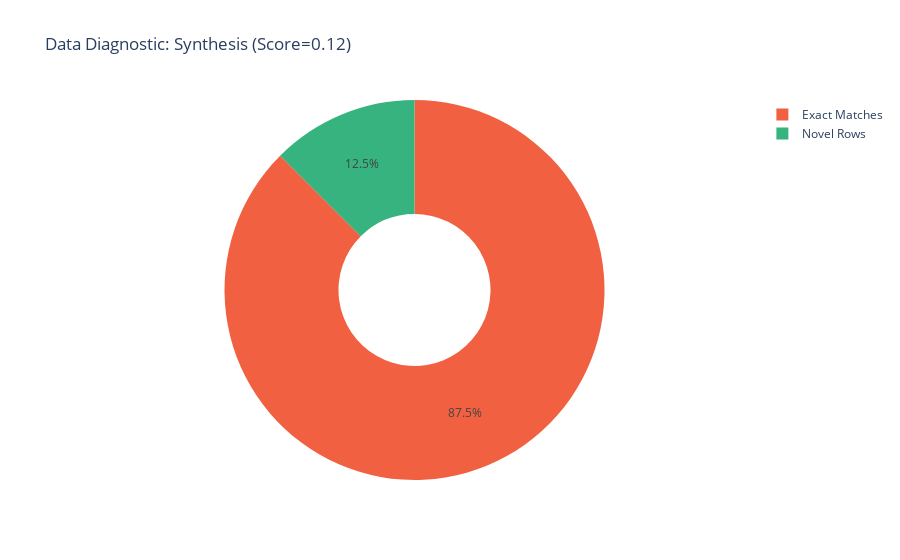
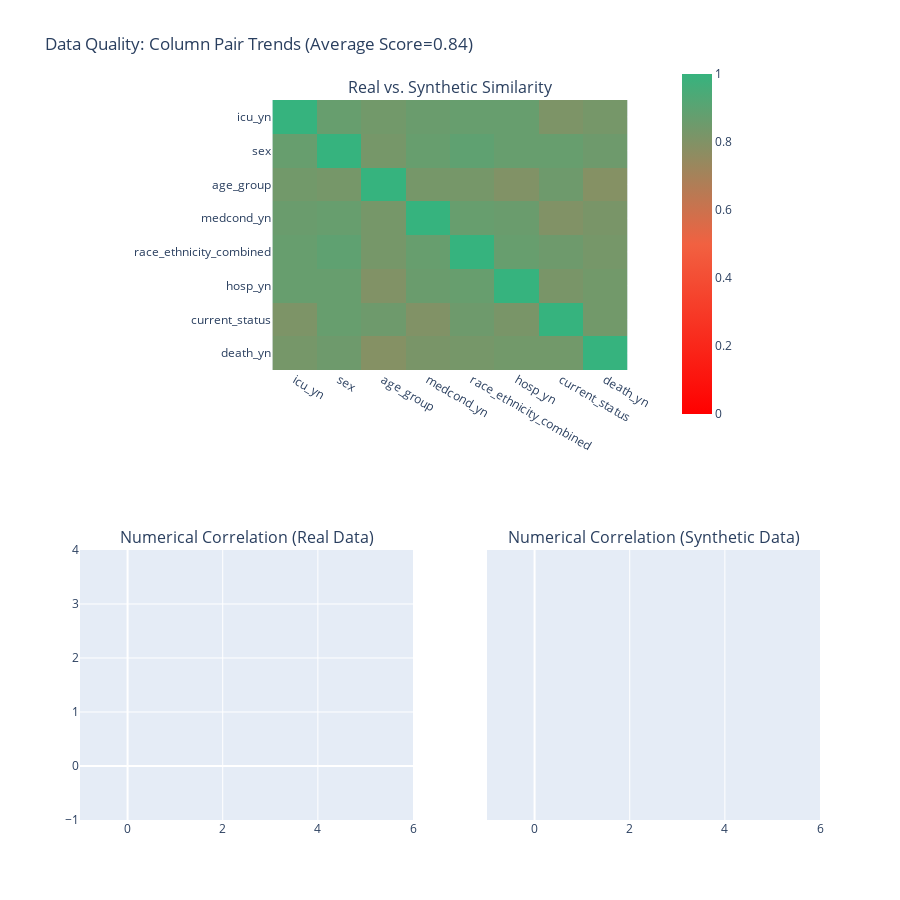

Write notebook code for charts like these, in order.
### Code cell
# Standard diagnostic report
report_diagnostic = DiagnosticReport()
report_diagnostic.generate(df, synth_data_ctgan, metadata_df)

# Standard quality report
report_quality = QualityReport()
report_quality.generate(df, synth_data_ctgan, metadata_df)

# Synthesis
# How many synthetic rows are exact matches with the real data?
fig = report_diagnostic.get_visualization(property_name='Synthesis')
fig.show()

# Trends between pairs of columns
# If both columns are numerical, the similarity is based on a simple correlation
# If both columns are categorical, the similarity is based on a contingency table
# If there is a mixture, the numerical column is cut into histogram bins and then
#  a contingency table is created.

# The first visualization are all the column pairs between real and synthetic data
# The second visualization are the numerical columns within the real and synthetic
# data.
fig = report_quality.get_visualization(property_name='Column Pair Trends')
fig.show()

# Custom figures
for column in df.select_dtypes(include=["object"]).columns:
    g = sns.histplot(df[column], stat="density")
    g = sns.histplot(synth_data_ctgan[column], stat="density")
    plt.xticks(rotation=90)
    plt.show()

### Figure 1 — Plotly figure (JSON) as saved in the notebook; plotly's stock layout.template omitted (floating-point values rounded to 4 significant figures)
{"data": [{"customdata": [["Exact Matches"], ["Novel Rows"]], "domain": {"x": [0, 1], "y": [0, 1]}, "hole": 0.4, "hovertemplate": "<b>%{label}</b><br>%{value} rows", "labels": ["Exact Matches", "Novel Rows"], "legendgroup": "", "marker": {"colors": ["#F16141", "#36B37E"]}, "name": "", "showlegend": true, "type": "pie", "values": [875, 125]}], "layout": {"autosize": true, "legend": {"tracegroupgap": 0}, "title": {"text": "Data Diagnostic: Synthesis (Score=0.12)"}}}

### Figure 2 — Plotly figure (JSON) as saved in the notebook; plotly's stock layout.template omitted (floating-point values rounded to 4 significant figures)
{"data": [{"coloraxis": "coloraxis", "hovertemplate": "<b>Column Pair</b><br>(%{x},%{y})<br><br>Similarity: %{z}<extra></extra>", "type": "heatmap", "x": ["icu_yn", "sex", "age_group", "medcond_yn", "race_ethnicity_combined", "hosp_yn", "current_status", "death_yn"], "xaxis": "x", "y": ["icu_yn", "sex", "age_group", "medcond_yn", "race_ethnicity_combined", "hosp_yn", "current_status", "death_yn"], "yaxis": "y", "z": [[1, 0.87, 0.84, 0.86, 0.87, 0.87, 0.81, 0.83], [0.87, 1, 0.83, 0.87, 0.89, 0.87, 0.87, 0.85], [0.84, 0.83, 1, 0.83, 0.83, 0.8, 0.85, 0.79], [0.86, 0.87, 0.83, 1, 0.87, 0.86, 0.8, 0.82], [0.87, 0.89, 0.83, 0.87, 1, 0.87, 0.85, 0.83], [0.87, 0.87, 0.8, 0.86, 0.87, 1, 0.82, 0.84], [0.81, 0.87, 0.85, 0.8, 0.85, 0.82, 1, 0.84], [0.83, 0.85, 0.79, 0.82, 0.83, 0.84, 0.84, 1]]}, {"coloraxis": "coloraxis2", "customdata": [], "hovertemplate": "<b>Correlation</b><br>(%{x},%{y})<br><br>Real: %{z}<br>(vs. Synthetic: %{customdata})<extra></extra>", "type": "heatmap", "x": [], "xaxis": "x2", "y": [], "yaxis": "y2", "z": []}, {"coloraxis": "coloraxis2", "customdata": [], "hovertemplate": "<b>Correlation</b><br>(%{x},%{y})<br><br>Synthetic: %{z}<br>(vs. Real: %{customdata})<extra></extra>", "type": "heatmap", "x": [], "xaxis": "x3", "y": [], "yaxis": "y3", "z": []}], "layout": {"annotations": [{"font": {"size": 16}, "showarrow": false, "text": "Real vs. Synthetic Similarity", "x": 0.5, "xanchor": "center", "xref": "paper", "y": 1, "yanchor": "bottom", "yref": "paper"}, {"font": {"size": 16}, "showarrow": false, "text": "Numerical Correlation (Real Data)", "x": 0.225, "xanchor": "center", "xref": "paper", "y": 0.375, "yanchor": "bottom", "yref": "paper"}, {"font": {"size": 16}, "showarrow": false, "text": "Numerical Correlation (Synthetic Data)", "x": 0.775, "xanchor": "center", "xref": "paper", "y": 0.375, "yanchor": "bottom", "yref": "paper"}], "coloraxis": {"cmax": 1, "cmin": 0, "colorbar": {"len": 0.5, "x": 0.8, "y": 0.8}, "colorscale": [[0, "#FF0000"], [0.5, "#F16141"], [1, "#36B37E"]]}, "coloraxis2": {"cmax": 1, "cmin": -1, "colorbar": {"len": 0.5, "y": 0.2}, "colorscale": [[0, "#03AFF1"], [0.5, "#000036"], [1, "#01E0C9"]]}, "height": 900, "title": {"text": "Data Quality: Column Pair Trends (Average Score=0.84)"}, "width": 900, "xaxis": {"anchor": "y", "autorange": true, "domain": [0.26, 0.74], "range": [-0.5, 7.5], "type": "category"}, "xaxis2": {"anchor": "y2", "autorange": true, "domain": [0, 0.45], "range": [-1, 6]}, "xaxis3": {"anchor": "y3", "autorange": true, "domain": [0.55, 1], "matches": "x2", "range": [-1, 6]}, "yaxis": {"anchor": "x", "autorange": true, "domain": [0.625, 1], "range": [7.5, -0.5], "type": "category"}, "yaxis2": {"anchor": "x2", "autorange": "reversed", "domain": [0, 0.375], "range": [-1, 4]}, "yaxis3": {"anchor": "x3", "autorange": "reversed", "domain": [0, 0.375], "matches": "y2", "range": [-1, 4], "visible": false}}}
